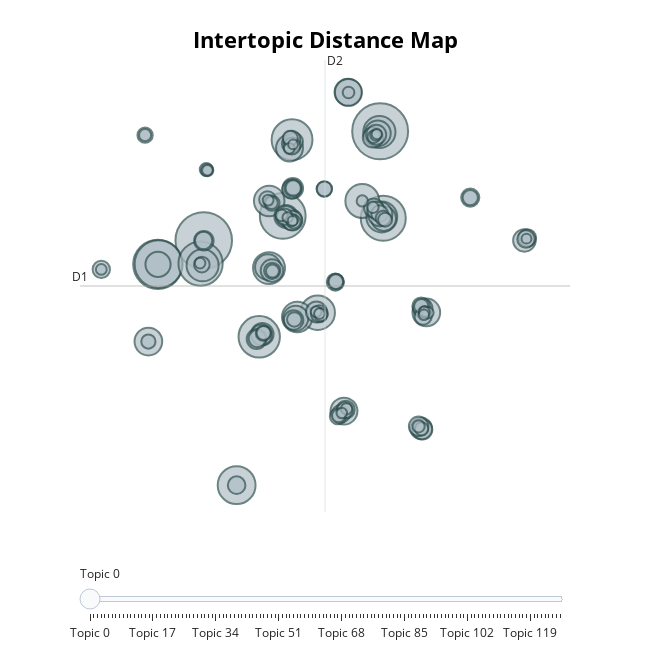

Source (notebook cell):
### Code cell
topic_model.visualize_topics()
